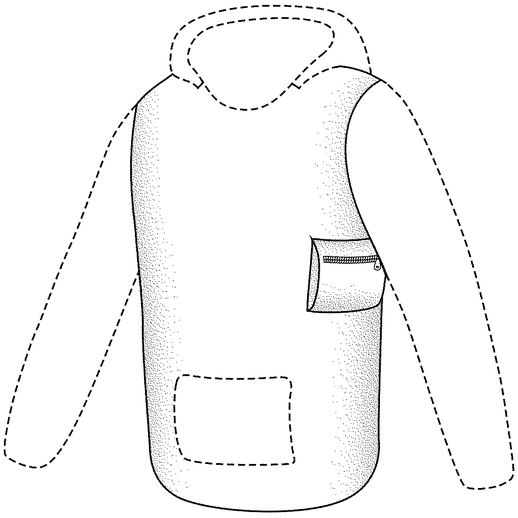
#> input picture experiments/sketch_adaptation/pilot_preview/D0908314_0000/reference.png, 518 x 518 px; its folder holds 2 pictures in this run
$ python build_paper_expansion_assets.py
#> lines starting #> are read from the running program, lines starting #| are printed output that depends on the picture
"""Paper figures and view-subset diagnostics from measured archives and prepared inputs."""
import csv
import statistics
from collections import defaultdict
from pathlib import Path
import numpy as np
import matplotlib
matplotlib.use('Agg')
import matplotlib.pyplot as plt
from matplotlib.patches import FancyBboxPatch, FancyArrowPatch
from PIL import Image

ROOT=Path(__file__).resolve().parents[1]
OUT=ROOT/'Latex/skecth_3d_cvpr27/figures'
PREVIEW=ROOT/'experiments/sketch_adaptation/pilot_preview/D0908314_0000'


def save(fig,name):
    fig.savefig(OUT/(name+'.png'),dpi=300,bbox_inches='tight',pad_inches=.04)
    fig.savefig(OUT/(name+'.svg'),bbox_inches='tight',pad_inches=.04)
    plt.close(fig)


def main():
    OUT.mkdir(parents=True,exist_ok=True)
    plt.rcParams.update({'font.family':'DejaVu Sans','font.size':8,'axes.spines.top':False,'axes.spines.right':False})
    fig,ax=plt.subplots(figsize=(7,2.9));ax.set(xlim=(0,14),ylim=(0,5));ax.axis('off')
    def box(x,y,w,h,title,body,color='#eef3f7'):
        ax.add_patch(FancyBboxPatch((x,y),w,h,boxstyle='round,pad=0.06',facecolor=color,edgecolor='#3e596b',linewidth=.8))
        ax.text(x+w/2,y+h-.25,title,ha='center',va='top',fontweight='bold',fontsize=8)
        ax.text(x+w/2,y+h/2-.18,body,ha='center',va='center',fontsize=7.3,linespacing=1.4)
    def arrow(a,b,color='#3e596b',style='-'):
        ax.add_patch(FancyArrowPatch(a,b,arrowstyle='-|>',mutation_scale=8,color=color,linewidth=.9,linestyle=style))
    box(.1,2,2,2.5,'Patent drawing','Reviewed crop\nWhite RGB canvas')
    box(2.6,2,3.0,2.5,'Input branches','Stock / standard prep.\nRGB / bypass prep.\nDistance-to-ink map\nDistance map + blur','#eaf3ec')
    box(6.1,2,2.2,2.5,'Frozen TRELLIS','Same checkpoint\nMatched seeds\nNo text conditioning')
    box(8.8,2,2,2.5,'3D asset','Textured mesh\nEight views\nFixed renderer')
    box(11.3,2,2.5,2.5,'Assessment','Image + caption scores\nMesh / failure checks\nPatent aggregation')
    for a,b in [((2.1,3.25),(2.55,3.25)),((5.6,3.25),(6.05,3.25)),((8.3,3.25),(8.75,3.25)),((10.8,3.25),(11.25,3.25))]:arrow(a,b)
    ax.plot([1.1,1.1,12.55],[2,1.05,1.05],color='#6a8a64',linewidth=.9)
    arrow((12.55,1.05),(12.55,1.95),'#6a8a64')
    ax.text(6.7,.8,'Common untransformed reference + patent caption (evaluation only)',ha='center',va='top',fontsize=8,color='#476542')
    fig.tight_layout(pad=.2);save(fig,'workflow')
#> in save, `fig.savefig(OUT/(name+'.png'),dpi=300,bbox_inches='tight',pad_inches=...`:
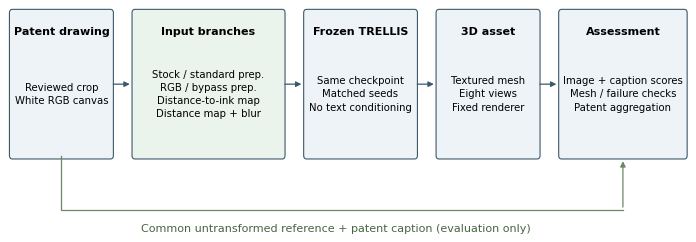
#> figure drawn by matplotlib, 1 panel
    fig,axes=plt.subplots(1,3,figsize=(3.3,1.7))
    for ax,name,title in zip(axes,['reference','distance','distance_blur'],['RGB reference','Distance map','Map + smoothing']):
        with Image.open(PREVIEW/(name+'.png')) as image:ax.imshow(image)
#> image is the input picture: PIL image 518x518 RGB; min 0, max 255, mean 247.8
        ax.set_title(title,fontsize=7);ax.axis('off')
    fig.tight_layout(pad=.1,w_pad=.25);save(fig,'input_ablation')
    rows=list(csv.DictReader((ROOT/'data/metrics/TRELLIS_Complete_Results/metrics_per_view.csv').open()))
    samples=defaultdict(dict)
    for r in rows:
        key=(r['patent_id'],r['filename'])
        if r['view'] in samples[key]:raise ValueError('Duplicate view')
        samples[key][r['view']]=r
    names=[f'az{i:03d}' for i in range(0,360,45)]
    if not all(set(views)==set(names) for views in samples.values()):raise ValueError('Incomplete view archive')
    subset_specs=[('Fixed',names[:1]),('Opposed',[names[0],names[4]]),('Four',names[::2]),('Eight',names)]
    result=[]
    for label,subset in subset_specs:
        record={'views':len(subset),'selection':label}
        for metric,aggregation in [('ssim','mean'),('ssim','best'),('lpips','mean'),('clip_image_similarity','mean')]:
            patents=defaultdict(list)
            for (patent,_),views in samples.items():
                vals=[float(views[name][metric]) for name in subset]
                value=statistics.mean(vals) if aggregation=='mean' else max(vals)
                patents[patent].append(value)
            means=[statistics.mean(values) for values in patents.values()]
            record[metric+'_'+aggregation]=statistics.mean(means)
        result.append(record)
    with (OUT/'view_subset_metrics.csv').open('w',newline='') as f:
        w=csv.DictWriter(f,fieldnames=list(result[0]));w.writeheader();w.writerows(result)
    table=[r'\begin{table}[t]',r'\centering\small',r'\caption{View-subset diagnostic on our generated reconstruction set (438 drawings, 50 patents). Subsets are fixed before scoring. Values are patent-level means; best SSIM selects a view separately for each drawing. This changes evaluation coverage, not generation.}',r'\label{tab:view_subsets}',r'\begin{tabular*}{\columnwidth}{@{\extracolsep{\fill}}lrrr@{}}',r'\toprule',r'Views & Mean SSIM & Best SSIM & LPIPS \\',r'\midrule']
    for r in result:table.append(f"{r['views']} & {r['ssim_mean']:.4f} & {r['ssim_best']:.4f} & {r['lpips_mean']:.4f} "+r'\\')
    table += [r'\bottomrule',r'\end{tabular*}',r'\end{table}','']
    (OUT.parent/'sec/view_subset_table.tex').write_text('\n'.join(table))
    fig,axes=plt.subplots(1,2,figsize=(3.3,1.8))
    per_angle=[]
    for metric,ax,title in zip(['ssim','lpips'],axes,['SSIM (higher better)','LPIPS (lower better)']):
        means=[]
        for name in names:
            groups=defaultdict(list)
            for (patent,_),views in samples.items():groups[patent].append(float(views[name][metric]))
            vals=[statistics.mean(values) for values in groups.values()]
            means.append(statistics.mean(vals));per_angle.append(dict(metric=metric,view=name,mean=means[-1],patents=len(vals)))
        ax.plot(range(0,360,45),means,'o-',color='#315f7b',markersize=2.8,linewidth=1)
        ax.set_title(title,fontsize=7);ax.set_xticks([0,90,180,270]);ax.tick_params(labelsize=6)
        ax.set_xlabel('Azimuth (degrees)',fontsize=7);ax.grid(alpha=.2)
    fig.tight_layout(pad=.25,w_pad=.6);save(fig,'view_sensitivity')
    with (OUT/'view_angle_metrics.csv').open('w',newline='') as f:
        w=csv.DictWriter(f,fieldnames=list(per_angle[0]));w.writeheader();w.writerows(per_angle)
    print(result)


#> (the run stopped early here; a loop or call above may not have finished)
